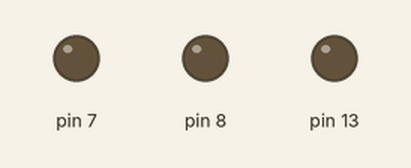
Recording of a sketch running on a simulated Arduino Uno, built with avr-gcc and run on an emulated ATmega328P. Parts: output pins drawn as LEDs (lit = HIGH).

Above: at 2.5 s.
At 7.3 s:
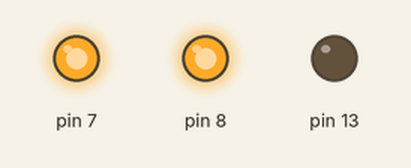
At 11.75 s:
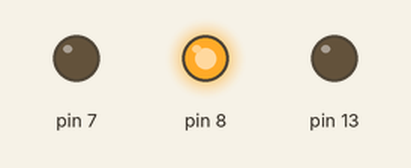
Timing chart, 0 to 13.0 s (numbered marks = the images above):
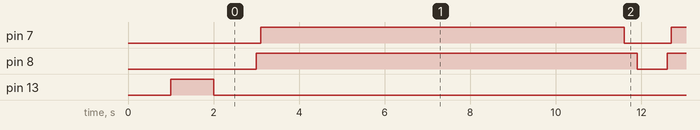

The sketch:

auto_shutter_simple.ino
```cpp
void setup() {
  pinMode(7, OUTPUT);
  pinMode(8, OUTPUT);
  digitalWrite(7, LOW);
  digitalWrite(8, LOW);
  pinMode(13, OUTPUT);
  digitalWrite(13, 0);
  delay(1000);
  digitalWrite(13, 1);
  delay(1000);
  digitalWrite(13, 0);

}

void loop() {
  digitalWrite(7, LOW);   // Включить пин 7
  delay(300);              // Ждать 0.3 секунды
  digitalWrite(8, LOW);   // Включить пин 8
  delay(700);              // Ждать 0.7 секунды
  digitalWrite(8, HIGH);    // Выключить пин 8
  delay(100);
  digitalWrite(7, HIGH);    // Выключить пин 7

  delay(8500); // пауза, ждем

  // 4.4+1.1 = 5.5 + выдержка + (задежрка записи)
  // задержка записи стремится к нулю если пауза >> выдержки
  // x.y +1.1 = x+1.y+1 + exposure (0.4)
}
```

Measured:
- by itself, pin 7: alternates HIGH for 8.5 s and LOW for 1.1 s
- by itself, pin 8: alternates HIGH for 8.9 s and LOW for 0.70 s
- by itself, everything shown: repeats every 9.6 s, in 4 steps
